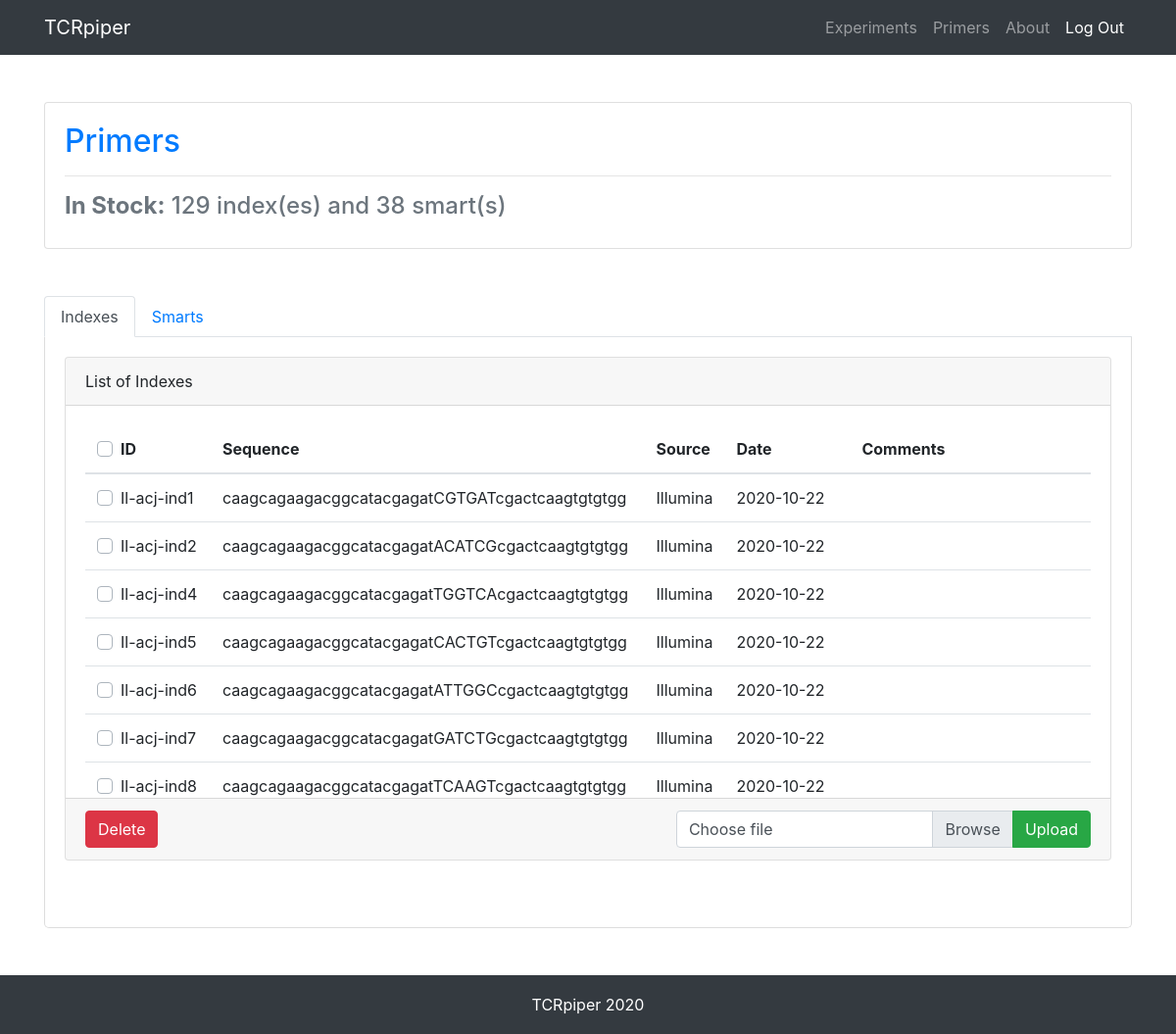
Page /primers/ on the committed database.
### primers/models.py (models this page shows, shortened)
class Index(models.Model):
    name = models.CharField(max_length=200, unique=True)
    type = models.CharField(max_length=200, choices=INDEX_TYPE)
    seq = models.CharField(db_index=True, max_length=200, unique=True)
    source = models.CharField(max_length=200)
    date = models.DateField(auto_now_add=True)
    comment = models.TextField(default='')
    seqcore = models.CharField(db_index=True, max_length=200, default='')
    seqmarked = models.CharField(max_length=200, default='')

### primers/views.py (the view, shortened to what this page needs)
# urls.py: path(r'', include('index.urls')),
def index(request):
    num_uploaded_indexes = -1
    num_uploaded_smarts = -1
    duplicate_indexes = []
    duplicate_smarts = []
    active_indexes = 'show active'
    active_smarts = ''
    index_list = Index.objects.order_by('id')
    smart_list = Smart.objects.order_by('id')
    context = {
        'index_list': index_list,
        'index_total': len(index_list),
        'smart_list': smart_list,
        'smart_total': len(smart_list),
        'num_uploaded_indexes': num_uploaded_indexes,
        'num_uploaded_smarts': num_uploaded_smarts,
        'duplicate_indexes': duplicate_indexes,
        'duplicate_smarts': duplicate_smarts,
        'active_indexes': active_indexes,
        'active_smarts': active_smarts,
    }
    return render(request, 'primers.html', context)

### primers/templates/primers.html (shortened to what this page needs)
{% load static %}
<!DOCTYPE html>
<html lang="en">
<head>
  <link href="{% static "vendor/bootstrap/css/bootstrap.min.css" %}" rel="stylesheet">
  <link href="{% static "css/main.css" %}" rel="stylesheet">
</head>
<body>
  <nav class="navbar navbar-expand-lg navbar-dark bg-dark fixed-top">
    <div class="container">
      <a class="navbar-brand" href="{% url 'index:index' %}">TCRpiper</a>
      <div class="collapse navbar-collapse" id="navbarResponsive">
        <ul class="navbar-nav ml-auto">
          <li class="nav-item">
            <a class="nav-link" href="{% url 'experiment:experiment_stock' %}">Experiments</a>
          </li>
          <li class="nav-item">
            <a class="nav-link" href="{% url 'primers:index' %}">Primers</a>
          </li>
          <li class="nav-item">
            <a class="nav-link" href="#">About</a>
          </li>
          <li class="nav-item active">
            <a class="nav-link" href="#">Log Out</a>
          </li>
        </ul>
      </div>
    </div>
  </nav>
  <div class="container">
    <div class="row">
    </div>
    <div class="row">
      <div class="col-md-12 mb-5">
        <div class="card">
          <div class="card-body">
           <h2 class="card-title"><a class="text-decoration-none" href="{% url 'primers:index' %}">Primers</a></h2>
           <hr class="my-3">
           <h4 class="text-secondary">
             <span class="font-weight-bold">In Stock:</span> {{ index_total }} index(es) and {{ smart_total }} smart(s)
           </h4>
          </div>
        </div>
      </div>
    </div>
    <div class="row">
      <div class="col-md-12 mb-5">
        <nav>
          <div class="nav nav-tabs" id="nav-tab" role="tablist">
            <a class="nav-item nav-link {{ active_indexes }}" id="nav-index-tab" data-toggle="tab" href="#nav-index" role="tab" aria-controls="nav-index" aria-selected="true">Indexes</a>
            <a class="nav-item nav-link {{ active_smarts }}" id="nav-smart-tab" data-toggle="tab" href="#nav-smart" role="tab" aria-controls="nav-smart" aria-selected="false">Smarts</a>
          </div>
        </nav>
        <div class="tab-content" id="nav-tabContent">
          <div class="tab-pane fade {{ active_indexes }}" id="nav-index" role="tabpanel" aria-labelledby="nav-index-tab">
            <div class="row">
              <div class="col-md-12 mb-5">
                <div class="card h-100">
                  <div class="card-header">List of Indexes</div>
                  <div class="card-body scroll">
                    <form action="" method="post" enctype="multipart/form-data">
                      <table class="table table-hover">
                        <thead>
                          <tr>
                            <th scope="col" style="width:8em;">
                              <div class="custom-control custom-checkbox">
                                <label class="custom-control-label" for="indexCheck0">
                                  ID
                                </label>
                              </div>
                            </th>
                            <th scope="col">Sequence</th>
                            <th scope="col">Source</th>
                            <th scope="col" style="width:8em;">Date</th>
                            <th scope="col">Comments</th>
                          </tr>
                        </thead>
                        <tbody>
                        {% for index in index_list %}
                          <tr>
                            <td>
                              <div class="custom-control custom-checkbox">
                                <label class="custom-control-label" for="indexCheck{{ index.id }}">
                                  {{ index.name }}
                                </label>
                              </div>
                            </td>
                            <td>{{ index.seqmarked }}</td>
                            <td>{{ index.source }}</td>
                            <td>{{ index.date }}</td>
                            <td>{{ index.comment }}</td>
                          </tr>
                        {% endfor %}
                        </tbody>
                      </table>
                    </form>
                  </div>
                  <div class="card-footer">
                    <button type="button" class="btn btn-danger" data-toggle="modal" data-target="#indexModal">
                      Delete
                    </button>
                    <span class="float-right">
                      <form action="" method="post" enctype="multipart/form-data">
                        <div class="input-group">
                          <div class="custom-file">
                            <label class="custom-file-label" for="inputIndexFile">Choose file</label>
                          </div>
                          <div class="input-group-append">
                            <button type="submit" class="btn btn-success">Upload</button>
                          </div>
                        </div>
                      </form>
                    </span>
                  </div>
                </div>
              </div>
            </div>
          </div>
        </div>
      </div>
    </div>
  </div>
  <footer>
    <div class="container">
      <p class="text-center text-white">TCRpiper 2020</p>
    </div>
  </footer>
</body>
</html>

### static/css/main.css (style rules this page uses)
html { position: relative; min-height: 100%; }
body { padding-top: 56px; margin-bottom: 60px; }
footer { position: absolute; bottom: 0; width: 100%; height: 60px; background-color: #343a40; }
footer .container p { position: absolute; top: 50%; left: 50%; -moz-transform: translateX(-50%) translateY(-50%); -webkit-transform: translateX(-50%) translateY(-50%); transform: translateX(-50%) translateY(-50%); }
.table>thead>tr { border-top: hidden; }
.scroll { max-height: 400px; overflow-y: auto; }
.tab-pane { border-left: 1px solid #ddd; border-right: 1px solid #ddd; border-bottom: 1px solid #ddd; border-radius: 0px 0px 5px 5px; padding: 20px; }

### rows in the picture
Index: name "Il-acj-ind1", seqmarked "caagcagaagacggcatacgagatCGTGATcgactcaagtgtgtgg", source "Illumina", date "2020-10-22"
Index: name "Il-acj-ind2", seqmarked "caagcagaagacggcatacgagatACATCGcgactcaagtgtgtgg", source "Illumina", date "2020-10-22"
Index: name "Il-acj-ind4", seqmarked "caagcagaagacggcatacgagatTGGTCAcgactcaagtgtgtgg", source "Illumina", date "2020-10-22"
Index: name "Il-acj-ind5", seqmarked "caagcagaagacggcatacgagatCACTGTcgactcaagtgtgtgg", source "Illumina", date "2020-10-22"
Index: name "Il-acj-ind6", seqmarked "caagcagaagacggcatacgagatATTGGCcgactcaagtgtgtgg", source "Illumina", date "2020-10-22"
Index: name "Il-acj-ind7", seqmarked "caagcagaagacggcatacgagatGATCTGcgactcaagtgtgtgg", source "Illumina", date "2020-10-22"
Index: name "Il-acj-ind8", seqmarked "caagcagaagacggcatacgagatTCAAGTcgactcaagtgtgtgg", source "Illumina", date "2020-10-22"

### other values in the picture
{{ index_total }} "129"
{{ smart_total }} "38"
